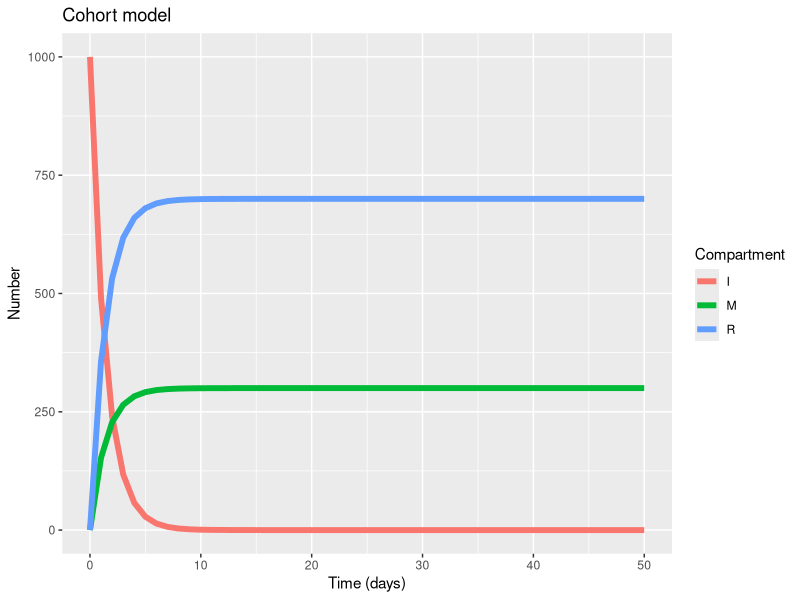
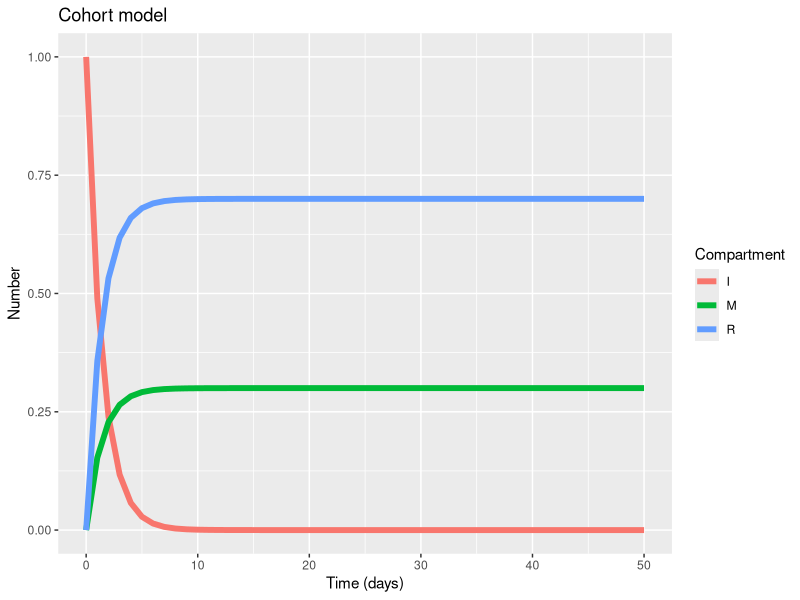

Recreate these plots in R, in order.
## ---- chunk 1
knitr::opts_chunk$set(echo = TRUE)
## ---- chunk 2
# Load some useful packages:
library(deSolve)  # To solve differential equations 
library(reshape2) # To To manipulate our model output
library(ggplot2)  # To produce nice plots!
library(here)     # To ensure that we always are in our working directory



## Add mortality to our cohort model 

# Population size:
N <- 1000

# MODEL INPUTS:

# Initial conditions
initial_state_values <- c(
  I = N,
  M = 0,
  R = 0)           

# Parameter values per day

# For a CFR of 30% , what is mu? 

mu= 0.5*0.3/(1-0.3) # gamma*CFR/(1-CFR)

parameters <- c(gamma = 1/2, mu)

# TIMESTEPS:

# Vector storing the sequence of timesteps to solve the model at
times <- seq(from = 0, to = 50, by = 1)   # from 0 to 365 days in daily intervals

# MODEL FUNCTION: 

# The model function takes as input arguments (in the following order): time, state and parameters
cohort_model2 <- function(time, state, parameters) {  
  
  with(as.list(c(state, parameters)), {     
    
    # Calculating the total population size N (the sum of the number of people in each compartment)
    N <- I+R
    
    # The differential equations
    dI <- -(gamma+mu) * I     
    dM <- I*mu
    dR <- gamma * I
    
    return(list(c(dI, dM, dR))) 
  })
  
}

# MODEL OUTPUT (solving the differential equations):

# Solving the differential equations using the ode integration algorithm
output2 <- as.data.frame(ode(y = initial_state_values, 
                             times = times, 
                             func = cohort_model2,
                             parms = parameters))


# turn output dataset into long format
output2_long <- melt(as.data.frame(output2), id = "time")                 


# Plot the new output
ggplot(data = output2_long,                                               
       aes(x = time, y = value, colour = variable, group = variable)) +  
  geom_line(size=2) +                                                          
  xlab("Time (days)")+                                                   
  ylab("Number") +                                                       
  labs(colour = "Compartment",                                          
       title = "Cohort model")    
## ---- chunk 3
# For that, we might want to see the proportion of people in each compartment

output3_long<- output2_long
output3_long$value<-output2_long$value/N


# Plot the proportion of people in the S, I and R compartments over time
ggplot(data = output3_long,                                               
       aes(x = time, y = value, colour = variable, group = variable)) +  
  geom_line(size=2) +                                                        
  xlab("Time (days)")+                                                  
  ylab("Number") +                                                      
  labs(colour = "Compartment",                                          
       title = "Cohort model")  

# Can you tell from the graph what proportion of people have died as a result of the disease?
